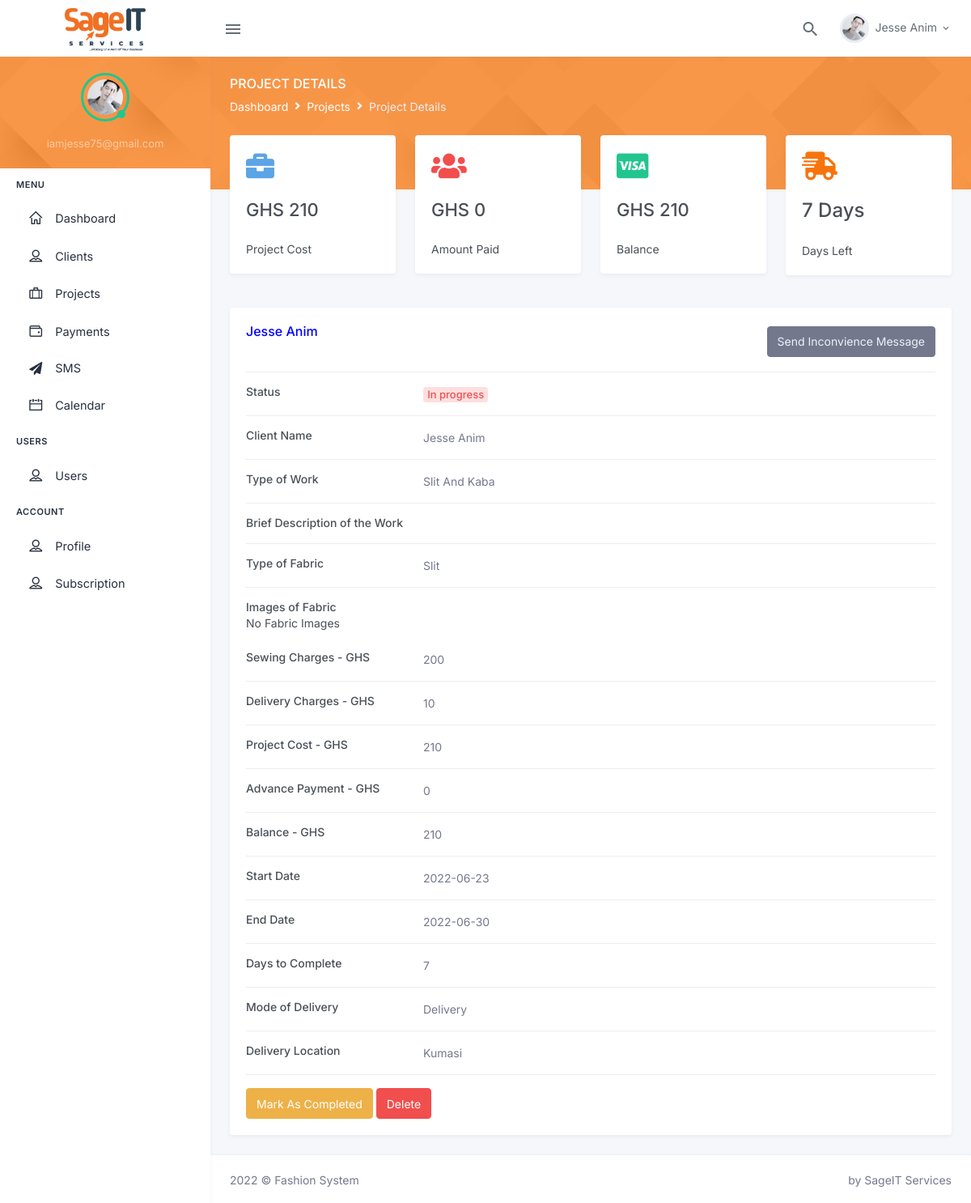
/project-details.php?ref=30 (signed in), run on the app's committed database.
### tables this page shows
CREATE TABLE `projects` (
  `project_id` bigint(25) NOT NULL,
  `customer_id` bigint(30) NOT NULL,
  `client` varchar(255) NOT NULL,
  `status` int(11) NOT NULL DEFAULT 0,
  `type_of_work` varchar(255) NOT NULL,
  `description` varchar(255) NOT NULL,
  `type_of_fabric` varchar(255) NOT NULL,
  `sewing_charges` varchar(255) NOT NULL,
  `delivery_charges` varchar(255) NOT NULL,
  `project_cost` varchar(255) NOT NULL,
  `advance_payment` varchar(255) NOT NULL,
  `balance` varchar(255) NOT NULL,
  `start_date` date NOT NULL,
  `end_date` date NOT NULL,
  `days_to_complete` varchar(255) NOT NULL,
  `mode_of_delivery` varchar(255) NOT NULL,
  `delivery_location` varchar(255) NOT NULL,
  `temp_img_upload_id` int(11) NOT NULL DEFAULT 0,
  `added_by` varchar(255) NOT NULL
);

CREATE TABLE `clients` (
  `client_id` bigint(25) NOT NULL,
  `customer_id` int(25) DEFAULT NULL,
  `full_name` varchar(255) NOT NULL,
  `phone_number_1` varchar(255) NOT NULL,
  `phone_number_2` varchar(255) NOT NULL,
  `residential_address` varchar(255) NOT NULL,
  `email` varchar(255) NOT NULL,
  `gender` varchar(255) NOT NULL,
  `male_trouser_waist` varchar(255) DEFAULT NULL,
  `male_trouser_seat` varchar(255) DEFAULT NULL,
  `male_trouser_thigh` varchar(255) DEFAULT NULL,
  `male_trouser_knee` varchar(255) DEFAULT NULL,
  `male_trouser_bass` varchar(255) DEFAULT NULL,
  `male_trouser_lenght` varchar(255) DEFAULT NULL,
  `male_shirt_chest` varchar(255) DEFAULT NULL,
  `male_shirt_back` varchar(255) DEFAULT NULL,
  `male_shirt_short_sleeve` varchar(255) DEFAULT NULL,
  `male_shirt_long_sleeve` varchar(255) DEFAULT NULL,
  `male_shirt_around_arm` varchar(255) DEFAULT NULL,
  `male_shirt_cuff` varchar(255) DEFAULT NULL,
  `male_shirt_lenght` varchar(255) DEFAULT NULL,
  `male_agbada_back` varchar(255) DEFAULT NULL,
  `male_agbada_length` varchar(255) DEFAULT NULL,
  `female_skirt_waist` varchar(255) DEFAULT NULL,
  `female_skirt_hip` varchar(255) DEFAULT NULL,
  `female_skirt_knee` varchar(255) DEFAULT NULL,
  `female_skirt_waist_hip` varchar(255) DEFAULT NULL,
  `female_skirt_waist_knee` varchar(255) DEFAULT NULL,
  `female_skirt_skirt_lenght` varchar(255) DEFAULT NULL,
  `female_dress_bust` varchar(255) DEFAULT NULL,
  `female_dress_under_bust` varchar(255) DEFAULT NULL,
  `female_dress_waist` varchar(255) DEFAULT NULL,
  `female_dress_shoulder` varchar(255) DEFAULT NULL,
  `female_dress_shoulder_nipple` varchar(255) DEFAULT NULL,
  `female_dress_shoulder_under_bust` varchar(255) DEFAULT NULL,
  `female_dress_shoulder_waist` varchar(255) DEFAULT NULL,
  `female_dress_nipple_nipple` varchar(255) DEFAULT NULL,
  `female_dress_shoulder_hip` varchar(255) DEFAULT NULL,
  `female_dress_shoulder_knee` varchar(255) DEFAULT NULL,
  `female_dress_top_lenght` varchar(255) DEFAULT NULL,
  `female_dress_lenght` varchar(255) DEFAULT NULL,
  `female_trouser_waist` varchar(255) DEFAULT NULL,
  `female_trouser_seat` varchar(255) DEFAULT NULL,
  `female_trouser_thigh` varchar(255) DEFAULT NULL,
  `female_trouser_knee` varchar(255) DEFAULT NULL,
  `female_trouser_bass` varchar(255) DEFAULT NULL,
  `female_trouser_lenght` varchar(255) DEFAULT NULL,
  `added_by` varchar(255) DEFAULT NULL,
  `created_on` timestamp NULL DEFAULT current_timestamp(),
  `updated_on` datetime DEFAULT NULL
);

### helpers/functions.php (called while the page is built, shortened)
    <?php
function getClientName($connect, $client_id)
{
    $query = "SELECT * FROM clients WHERE client_id = :client_id";
    $statement = $connect->prepare($query);
    $statement->execute(
        array(
            ":client_id"         =>    $client_id,
        )
    );
    $result = $statement->fetch();
    return empty($result['full_name']) ? 'NONE' : $result['full_name'];
}
function getClientNumber($connect, $client_id)
{
    $query = "SELECT * FROM clients WHERE client_id = :client_id";
    $statement = $connect->prepare($query);
    $statement->execute(
        array(
            ":client_id"         =>    $client_id,
        )
    );
    $result = $statement->fetch();
    return empty($result['phone_number_1']) ? 'NONE' : $result['phone_number_1'];
}
function daysBetweenDates($endDate, $startDate){
    $days = (strtotime($endDate) - strtotime($startDate)) / (60 * 60 * 24);
    return $days;
}
?>

### project-details.php (the view, shortened to what this page needs)
<?php
    require_once 'database/config.php';
    require_once 'helpers/functions.php';
    require_once 'helpers/constants.php';
    $project_id = $_GET['ref'];
    $query = "SELECT * FROM projects WHERE project_id = :id";
    $statement = $connect->prepare($query);
    $statement->execute(
      array(
        ":id" => $project_id,
      )
    );
    $result = $statement->fetch();
    $client_id = $result['client'];
    $client_name = getClientName($connect, $result['client']);
    $client_phone = getClientNumber($connect, $client_id);
    $daystoend = daysBetweenDates($result['end_date'],$result['start_date']);
?>
<div class="main-content">
  <div class="page-content">
    <div class="page-title-box">
      <div class="container-fluid">
        <div class="row align-items-center">
          <div class="col-sm-6">
            <div class="page-title">
              <h4>Project Details</h4>
              <ol class="breadcrumb m-0">
                <li class="breadcrumb-item"><a href="dashboard.php">Dashboard</a></li>
                <li class="breadcrumb-item"><a href="project.php">Projects</a></li>
                <li class="breadcrumb-item active">Project Details</li>
              </ol>
            </div>
          </div>
        </div>
      </div>
    </div>
    <div class="container-fluid">
      <div class="page-content-wrapper">
          <div class="row">
            <div class="col-xl-3">
                <div class="card">
                    <div class="card-body">
                        <i class="fas fa-briefcase text-info h1"></i>
                        <h3 class="mt-3 font-size-22">GHS <?= $result['project_cost'] == "" ? 0 : $result['project_cost']; ?></h3>
                        <div class="mt-3">
                            <p class="mb-0 mt-4">Project Cost</p>
                        </div>
                    </div>
                </div>
            </div>
            <div class="col-xl-3">
                <div class="card">
                    <div class="card-body">
                          <i class="fas fa-users text-danger h1"></i>
                          <h3 class="mt-3 font-size-22">GHS <?= ucwords($result['advance_payment']); ?></h3>
                          <div class="mt-3">
                              <p class="mb-0 mt-4">Amount Paid</p>
                          </div>
                    </div>
                </div>
            </div>
            <div class="col-xl-3">
                <div class="card">
                    <div class="card-body">
                          <i class="fab fa-cc-visa text-success h1"></i>
                          <h3 class="mt-3 font-size-22">GHS <?= ucwords($result['balance']); ?></h3>
                          <div class="mt-3">
                              <p class="mb-0 mt-4">Balance</p>
                          </div>
                    </div>
                </div>
            </div>
            <div class="col-xl-3">
                <div class="card">
                    <div class="card-body">
                          <i class="fas fa-shipping-fast text-primary h1"></i>
                          <h3 class="mt-3 font-size-24"> <?= $daystoend; ?> Days</h3>
                          <div class="mt-3">
                              <p class="mb-0 mt-4">Days Left</p>
                          </div>
                    </div>
                </div>
            </div>
        </div>
        <div class="card col-md-12">
          <div class="card-body">
                         <div class="row align-items-center">
                             <div class="col-sm-6">
                                 <div class="page-title">
                                     <h2 class="header-title mb-4" style="color :blue"><?= $client_name;?></h2>
                                 </div>
                             </div>
                             <div class="col-sm-6">
                                <div class="float-end d-sm-block">
                                    <a href="#" class="btn btn-secondary" data-bs-toggle="modal" data-bs-target="#exampleModal">Send Inconvience Message</a>
                                </div>
                             </div>
                         </div>
              <hr/>
            <div class="col-md-12">
                <div class="row">
                    <div class="col-sm-3">
                      <h6 class="mb-0">Status</h6>
                    </div>
                    <div class="col-sm-9 text-secondary">
                    <?php
                      if($result['status'] == 0){?>
                          <span class="badge badge-pill badge-soft-danger font-size-13">In progress</apan>
                      <?php
                      }
                  ?>
                    </div>
                  </div>
                  <hr>
                  <div class="row">
                    <div class="col-sm-3">
                      <h6 class="mb-0">Client Name</h6>
                    </div>
                    <div class="col-sm-9 text-secondary">
                      <?= ucwords($client_name); ?>
                    </div>
                  </div>
                  <hr>
                  <div class="row">
                    <div class="col-sm-3">
                      <h6 class="mb-0">Type of Work</h6>
                    </div>
                    <div class="col-sm-9 text-secondary">
                        <?= ucwords($result['type_of_work']); ?>
                    </div>
                  </div>
                  <hr>
                  <div class="row">
                    <div class="col-sm-3">
                      <h6 class="mb-0">Brief Description of the Work</h6>
                    </div>
                    <div class="col-sm-9 text-secondary">
                    </div>
                  </div>
                  <hr>
                  <div class="row">
                    <div class="col-sm-3">
                      <h6 class="mb-0">Type of Fabric</h6>
                    </div>
                    <div class="col-sm-9 text-secondary">
                        <?= ucwords($result['type_of_fabric']); ?>
                    </div>
                  </div>
                  <hr>
                  <div class="col-sm-3">
                      <h6 class="mb-0">Images of Fabric</h6>
                    </div>
                  <div class="row">
                    <?php
                      $i_query = "SELECT * FROM fabric_images WHERE project_id = :id";
                      $i_statement = $connect->prepare($i_query);
                      $i_statement->execute(
                        array(
                          ":id" => $project_id
                        )
                      );
                      $i_count = $i_statement->rowCount();
                      $i_result = $i_statement->fetchAll(PDO::FETCH_ASSOC);
                      if($i_count > 0 && !empty($i_result)){
                        foreach($i_result as $i_row){?>
                          <div class="col-xl-3">
                            <div class="card">
                                <div class="card-body">
                                    <img src="<?= $FABRIC_IMG_PATH.$i_row['image_url']?>" width="200" height="200" style="object-fit: cover"/>
                                    <!-- <div class="mt-3">
                                        <p class="mb-0 mt-4 text-center">Project Cost</p>
                                    </div> -->
                                </div>
                            </div>
                          </div>
                        <?php
                        }
                      }else{?>
                        <p class='mb-4'>No Fabric Images</p>
                      <?php
                      }
                    ?>
                  </div>
                  <div class="row">
                    <div class="col-sm-3">
                      <h6 class="mb-0">Sewing Charges - GHS</h6>
                    </div>
                    <div class="col-sm-9 text-secondary">
                     <?= $result['sewing_charges'] == "" ? 0 : $result['sewing_charges']; ?>
                    </div>
                  </div>
                  <hr>
                  <div class="row">
                    <div class="col-sm-3">
                      <h6 class="mb-0">Delivery Charges - GHS</h6>
                    </div>
                    <div class="col-sm-9 text-secondary">
                        <?= $result['delivery_charges'] == "" ? 0 : $result['delivery_charges']; ?>
                    </div>
                  </div>
                  <hr>
                  <div class="row">
                    <div class="col-sm-3">
                      <h6 class="mb-0">Project Cost - GHS</h6>
                    </div>
                    <div class="col-sm-9 text-secondary">
                        <?= $result['project_cost'] == "" ? 0 : $result['project_cost']; ?>
                    </div>
                  </div>
                  <hr>
                  <div class="row">
                    <div class="col-sm-3">
                      <h6 class="mb-0">Advance Payment - GHS</h6>
                    </div>
                    <div class="col-sm-9 text-secondary">
                        <?= ucwords($result['advance_payment']); ?>
                    </div>
                  </div>
                  <hr>
                  <div class="row">
                    <div class="col-sm-3">
                      <h6 class="mb-0">Balance - GHS</h6>
                    </div>
                    <div class="col-sm-9 text-secondary">
                      <?= ucwords($result['balance']); ?>
                    </div>
                  </div>
                  <hr>
                  <div class="row">
                    <div class="col-sm-3">
                      <h6 class="mb-0">Start Date</h6>
                    </div>
                    <div class="col-sm-9 text-secondary">
                      <?= ucwords($result['start_date']); ?>
                    </div>
                  </div>
                  <hr>
                  <div class="row">
                    <div class="col-sm-3">
                      <h6 class="mb-0">End Date</h6>
                    </div>
                    <div class="col-sm-9 text-secondary">
                    <?= ucwords($result['end_date']); ?>
                    </div>
                  </div>
                  <hr>
                  <div class="row">
                    <div class="col-sm-3">
                      <h6 class="mb-0">Days to Complete</h6>
                    </div>
                    <div class="col-sm-9 text-secondary">
                    <?= $daystoend; ?>
                    </div>
                  </div>
                  <hr>
                  <div class="row">
                    <div class="col-sm-3">
                      <h6 class="mb-0">Mode of Delivery</h6>
                    </div>
                    <div class="col-sm-9 text-secondary">
                    <?= ucwords($result['mode_of_delivery']); ?>
                    </div>
                  </div>
                  <hr>
                  <div class="row">
                    <div class="col-sm-3">
                      <h6 class="mb-0">Delivery Location</h6>
                    </div>
                    <div class="col-sm-9 text-secondary">
                    <?= ucwords($result['delivery_location']); ?>
                    </div>
                  </div>
                  <hr>
                  <div class="row">
                    <div class="col-sm-12">
                    <?php
                        if($result['status'] == 0){?>
                            <button class="btn btn-warning" type="submit" name="mark_as_completed" onclick="markAs(1)">Mark As Completed</button>
                        <?php
                        }
                        else if($result['status'] == 1){?>
                          <button class="btn btn-success" type="submit" name="mark_as_delivered" onclick="markAs(2)">Mark As Delivered</button>
                        <?php
                        }
                    ?>
                      <button class="btn btn-danger" name="delete" onclick="deleteProject(<?= $project_id; ?>)">Delete</button>
                    </div>
                  </div>
                </div>
              </div>
            </div>
          </div>
        </div>
      </div>
    </div>
<?php include_once 'partials/footer.php'; ?>

### data on the page
projects: project_cost "210", advance_payment "0", balance "210", daystoend "7", client.full_name "Jesse Anim", type_of_work "Slit And Kaba", type_of_fabric "Slit", sewing_charges "200", delivery_charges "10", start_date "2022-06-23", end_date "2022-06-30", mode_of_delivery "Delivery", delivery_location "Kumasi"

### other printed values
$_SESSION['username'] "iamjesse75@gmail.com"
$_SESSION['fullname'] "Jesse Anim"
